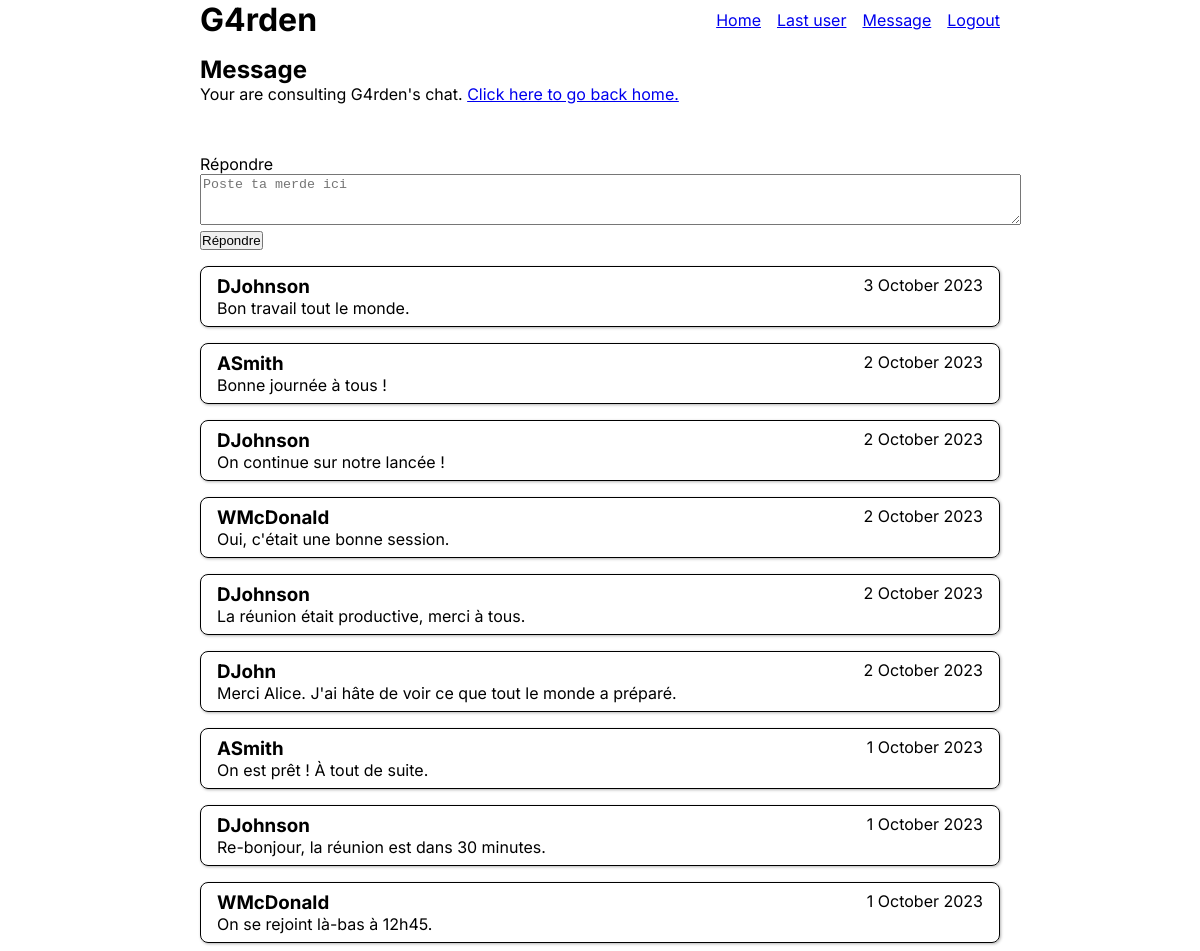
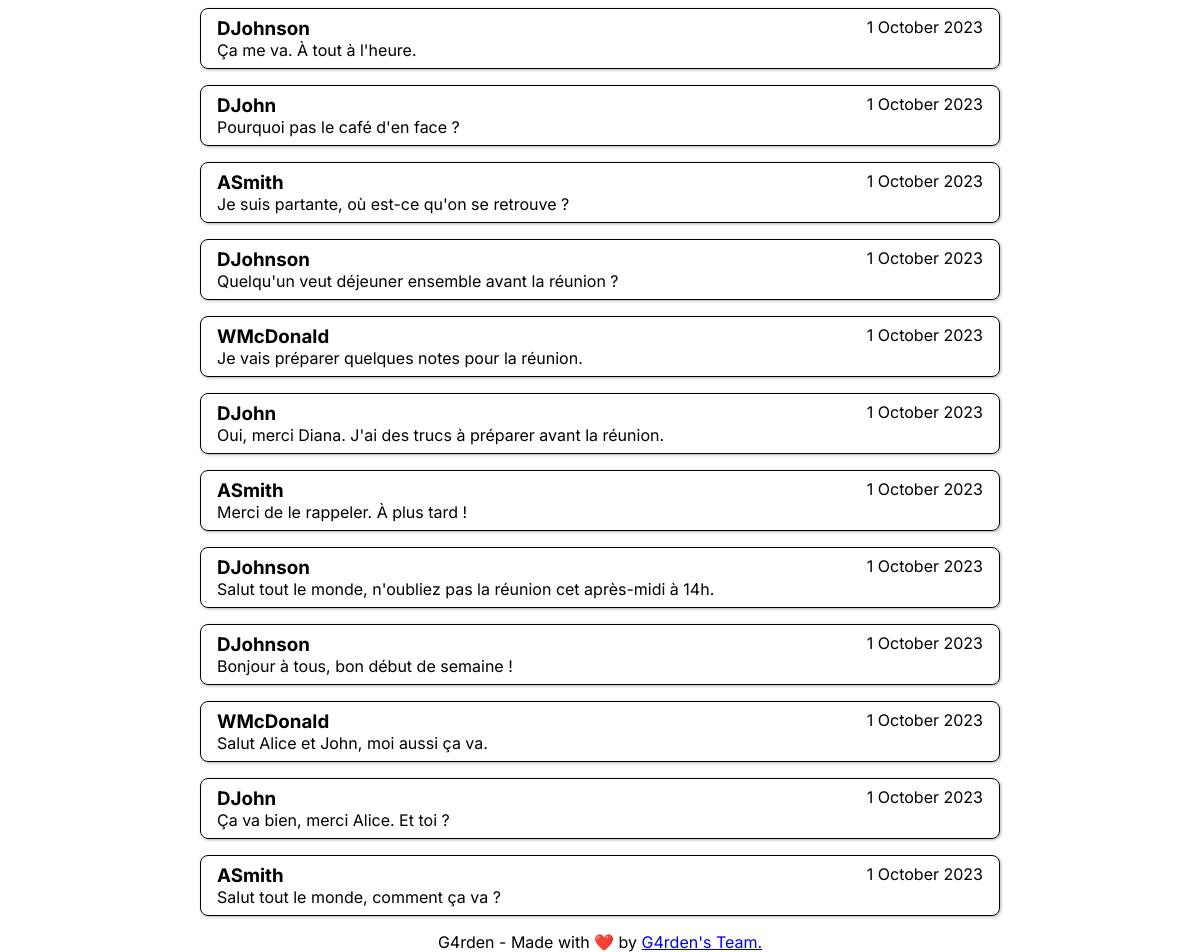
The page /index.php?p=message (signed in) on the database its author committed (2 pictures, top to bottom).
### tables this page shows
CREATE TABLE `Message` (
    `id` int NOT NULL AUTO_INCREMENT PRIMARY KEY,
    `content` TEXT(3000) NOT NULL,
    `date` datetime NOT NULL,
    `userId` int NOT NULL,
    FOREIGN KEY (`userId`) REFERENCES `User` (`id`)
);

CREATE TABLE `User` (
    `id` int NOT NULL AUTO_INCREMENT PRIMARY KEY,
    `firstname` varchar(50) NOT NULL,
    `lastname` varchar(50) NOT NULL,
    `username` varchar(50) NOT NULL UNIQUE,
    `passwordHash` varchar(255) NOT NULL,
    `userType` ENUM('USER', 'ADMIN') NOT NULL DEFAULT 'USER'
);

### includes/App.php (called while the page is built, shortened)
<?php
class App
{
    public static function loadViewFile($view, $variableList = [])
    {
        try {
            require_once "view/$view.php";
        } catch (Throwable $e) {
            throw new Error("loadViewFile -> " . $e->getMessage());
        }
    }
}

### controller/message.php (called while the page is built, shortened)
<?php
require_once("model/Message.php");
try {
    $messageList = Message::getAllMessageJoinedToUser();
} catch (Throwable $e) {
    throw new Error("Message Controller -> " . $e->getMessage());
}
$varToInject = [
    "ENVIRONMENT" => $ENVIRONMENT,
    "PATH" => $PATH,
    "userMessageList" => $messageList
];
App::loadViewFile("message", $varToInject);

### index.php (called while the page is built, shortened)
<?php
try {
    $envFile = parse_ini_file(".env");
    $PATH = $envFile['PATH'];
    require_once "includes/App.php";
    require_once "includes/Database.php";
    if (isset($_GET['p'])) {
        $page = $_GET['p'];
        $filePath = "controller/$page.php";
    } else if (isset($_GET['a'])) {
        $page = $_GET['a'];
        $filePath = "async/$page.php";
    } else {
        $filePath = "controller/home.php";
    }
    if (file_exists($filePath)) {
        require_once($filePath);
    } else {
        throw new Error("404");
    }
} catch (Throwable $e) {
    error_log("Global error -> " . $e->getMessage());
    require_once "controller/error.php";
}

### includes/Database.php (called while the page is built, shortened)
<?php
class Database
{
    private static $connection;
    private static function init()
    {
        $env = parse_ini_file(".env");
        $dsn = "mysql:host=" . $env['MYSQL_HOST'] . ";port=" . $env['MYSQL_PORT'] . ";dbname=" . $env['MYSQL_NAME'];
        $user = $env['MYSQL_USER'];
        $pass = $env['MYSQL_PASS'];
        try {
            self::$connection = new PDO($dsn, $user, $pass);
            self::$connection->setAttribute(PDO::ATTR_ERRMODE, PDO::ERRMODE_EXCEPTION);
        } catch (PDOException $e) {
            throw new Error("database -> " . $e->getMessage());
        }
    }
    public static function queryAssoc($sqlQuery, $bindVariableList = [])
    {
        try {
            $statement = self::$connection->prepare($sqlQuery);
            $statement->execute();
            if ($statement->rowCount() > 0) {
                $data = $statement->fetchAll(PDO::FETCH_ASSOC);
                return $data;
            }
            return null;
        } catch (PDOException $e) {
            throw new Error("queryAssoc -> " . $e->getMessage());
        }
    }
}

### model/Message.php (called while the page is built, shortened)
<?php
class Message
{
    public static function getAllMessageJoinedToUser()
    {
        try {
            $sql = "SELECT
                    User.username as username,
                    Message.id as id,
                    Message.content as message,
                    Message.date as date
                    FROM Message
                    INNER JOIN User
                    ON User.id = Message.userId
                    ORDER BY Message.date DESC";
            $query = Database::queryAssoc($sql);
            return $query;
        } catch (PDOException $e) {
            throw new Error("getAllMessageJoinedToUser -> " . $e->getMessage());
        }
    }
}

### view/message.php (the view, shortened to what this page needs)
<?php
require_once "view/components/header.php";
?>
<main>
    <h2><?= App::$pageTitle; ?></h2>
    <p>Your are consulting G4rden's chat. <a href="index.php?p=home">Click here to go back home.</a></p>
    <pre>
    </pre>
    <form method="post" action="">
        <label for="reply">Répondre</label>
        <textarea id="reply" name="reply" rows="3" cols="100" placeholder="Poste ta merde ici"></textarea>
        <button type="submit" name="new_message">Répondre</button>
    </form>
    <?php
    foreach ($userMessageList as $userMessage) {
        $username = $userMessage['username'];
        $message = $userMessage['message'];
        $date = date_format(new DateTime($userMessage['date']), 'j F Y');
    ?>
        <div class="rounded-box">
            <div class="flex flex-row justify-between">
                <h3><?= $username; ?></h3>
                <p><?= $date; ?></p>
            </div>
            <p><?= $message; ?></p>
        </div>
    <?php } ?>
</main>
<?php
require_once "view/components/footer.php";
?>

### view/components/header.php (shortened to what this page needs)
<!DOCTYPE html>
<html lang="fr">
<head>
    <link rel="stylesheet" href="static/css/global.css">
    <link rel="stylesheet" href="static/css/arrow_to_top.css">
    <?php if (is_array(App::$cssFiles)) {
        foreach (App::$cssFiles as $file) {
            echo "<link rel='stylesheet' href='$file'>";
        }
    } ?>
</head>
<body>
    <header>
        <h1 class="logo-title"><?= "<a href={$PATH}/index.php?p=home>G4rden</a>" ?></h1>
        <nav class="nav-bar">
            <?="<a href={$PATH}/index.php?p=home>Home</a>" ?>
            <?="<a href={$PATH}/index.php?p=last-user>Last user</a>" ?>
            <?php
            if (isset($_SESSION['active'])) {
                echo "<a href={$PATH}/index.php?p=message>Message</a>";
                echo "<a href={$PATH}/index.php?p=logout>Logout</a>";
            } else {
                echo "<a href={$PATH}/index.php?p=login>Login</a>";
                echo "<a href={$PATH}/index.php?p=register>Register</a>";
            }
            ?>
        </nav>
    </header>

### view/components/footer.php (shortened to what this page needs)
<footer>
    <p>G4rden - Made with ❤️ by <a target="_blank" href="https://github.com/nansphilip/G4rden">G4rden's Team.</a></p>
</footer>
</body>
</html>

### static/css/global.css (style rules this page uses)
html { height: 100%; font-family: Inter, Arial, sans-serif; font-size: 16px; }
body { height: 100%; margin: 0; color: black; display: flex; flex-direction: column; align-items: center; gap: 1rem; }
h1, h2, h3, h4, h5, h6, a, p { margin: 0; }
header, main, footer { width: 800px; }
main { flex: 1 1 0%; }
.logo-title * { text-decoration: none; color: black; }
header { display: flex; flex-direction: row; justify-content: space-between; }
footer { text-align: center; }
button { padding: 0; }
.nav-bar { display: flex; flex-direction: row; justify-content: end; align-items: center; gap: 1rem; }
.rounded-box { margin-top: 1rem; padding: 0.5rem 1rem; border-radius: 0.5rem; border: 1px solid black; box-shadow: 1px 1px 3px hsl(0, 0%, 70%); }

### static/css/utils.css (style rules this page uses)
.flex { display: flex; }
.flex-row { flex-direction: row; }
.justify-between { justify-content: space-between; }

### rows shown on the page
message: userId.username "DJohnson", date "3 October 2023", content "Bon travail tout le monde."
message: userId.username "ASmith", date "2 October 2023", content "Bonne journée à tous !"
message: userId.username "DJohnson", date "2 October 2023", content "On continue sur notre lancée !"
message: userId.username "WMcDonald", date "2 October 2023", content "Oui, c'était une bonne session."
message: userId.username "DJohnson", date "2 October 2023", content "La réunion était productive, merci à tous."
message: userId.username "DJohn", date "2 October 2023", content "Merci Alice. J'ai hâte de voir ce que tout le monde a préparé."
message: userId.username "ASmith", date "1 October 2023", content "On est prêt ! À tout de suite."
message: userId.username "DJohnson", date "1 October 2023", content "Re-bonjour, la réunion est dans 30 minutes."
message: userId.username "WMcDonald", date "1 October 2023", content "On se rejoint là-bas à 12h45."
message: userId.username "DJohnson", date "1 October 2023", content "Ça me va. À tout à l'heure."
message: userId.username "DJohn", date "1 October 2023", content "Pourquoi pas le café d'en face ?"
message: userId.username "ASmith", date "1 October 2023", content "Je suis partante, où est-ce qu'on se retrouve ?"
message: userId.username "DJohnson", date "1 October 2023", content "Quelqu'un veut déjeuner ensemble avant la réunion ?"
message: userId.username "WMcDonald", date "1 October 2023", content "Je vais préparer quelques notes pour la réunion."
message: userId.username "DJohn", date "1 October 2023", content "Oui, merci Diana. J'ai des trucs à préparer avant la réunion."
message: userId.username "ASmith", date "1 October 2023", content "Merci de le rappeler. À plus tard !"
message: userId.username "DJohnson", date "1 October 2023", content "Salut tout le monde, n'oubliez pas la réunion cet après-midi à 14h."
message: userId.username "DJohnson", date "1 October 2023", content "Bonjour à tous, bon début de semaine !"
message: userId.username "WMcDonald", date "1 October 2023", content "Salut Alice et John, moi aussi ça va."
message: userId.username "DJohn", date "1 October 2023", content "Ça va bien, merci Alice. Et toi ?"
message: userId.username "ASmith", date "1 October 2023", content "Salut tout le monde, comment ça va ?"

### other values the page prints
App::$pageTitle "Message"
